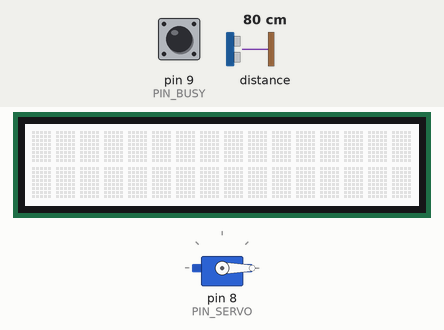
Recording of a sketch running on a simulated Arduino Uno, built with avr-gcc and run on an emulated ATmega328P. Parts: 16×2 character LCD, servo. Inputs (shaded band) come from the test bench; at power-on: distance to the obstacle 80 cm, pin 9 (PIN_BUSY) HIGH. What the sketch prints to the serial monitor is not drawn.

Above: at 1.2 s.
1.3 s: distance to the obstacle set to 105 cm
2.8 s: distance to the obstacle set to 112 cm
At 3.5 s:
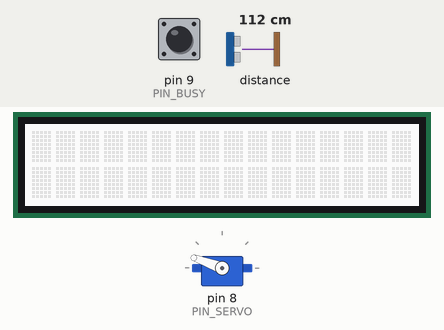
4.4 s: distance to the obstacle set to 2 cm
At 5.8 s:
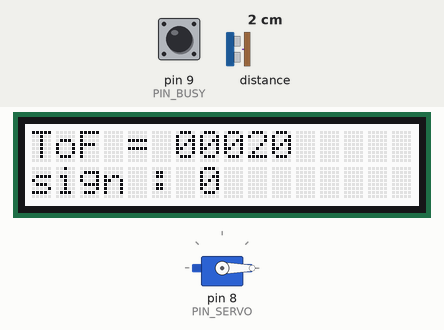
6.2 s: pin 9 (PIN_BUSY) pulsed LOW 2 times (0.12 s each, 0.3 s apart)
9.8 s: pin 9 (PIN_BUSY) pulsed LOW 5 times (0.12 s each, 0.3 s apart)
14.3 s: distance to the obstacle set to 120 cm
At 15.3 s:
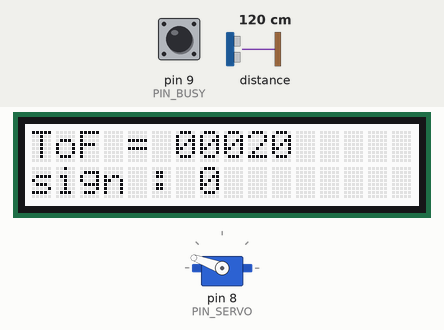
Timing chart, 0 to 17.0 s (numbered marks = the images above; inputs shaded):
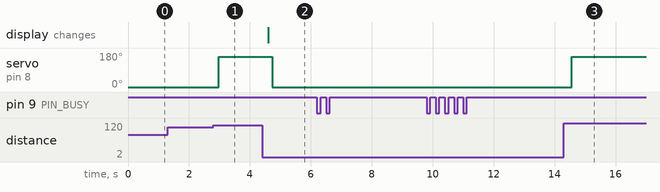

Measured:
- the behaviour switches between 109 and 110 cm on distance to the obstacle (found by bisection; images 0 and 1)
- after the input at 1.3 s, every drawn part: stays the same
- after the input at 2.8 s, servo on pin 8 (PIN_SERVO): 0° → 160° after 0.18 s
- after the input at 4.4 s, servo on pin 8 (PIN_SERVO): 160° → 0° after 0.34 s; the display: changes after 0.21 s (image 2)
- after the input at 6.2 s, every drawn part: stays the same
- after the input at 9.8 s, every drawn part: stays the same
- after the input at 14.3 s, servo on pin 8 (PIN_SERVO): 0° → 160° after 0.26 s

The sketch:

main.ino
```cpp
#include <SPI.h>
#include <Servo.h>
#include <Wire.h>
#include <VL53L1X.h>
#include <MsTimer2.h>
#include "rgb_lcd.h"

#define PIN_SPI_MOSI 11
#define PIN_SPI_MISO 12
#define PIN_SPI_SCK 13
#define PIN_SPI_SS 10
#define PIN_BUSY 9
#define PIN_SERVO 8

float hand_pos;
float hand_pos_con;
float head_pos;
float th = 17;
const float width = 1100;
unsigned int sensor_val;
unsigned int loop_cnt = 0;

VL53L1X sensor;
rgb_lcd lcd;
Servo myservo;

void setup()
{
  Serial.begin(9600);

  pinMode(PIN_SPI_MOSI, OUTPUT);
  pinMode(PIN_SPI_MISO, INPUT);
  pinMode(PIN_SPI_SCK, OUTPUT);
  pinMode(PIN_SPI_SS, OUTPUT);
  pinMode(PIN_BUSY, INPUT);
  pinMode(PIN_SERVO, OUTPUT);

  SPI.begin();
  SPI.setDataMode(SPI_MODE3);
  SPI.setBitOrder(MSBFIRST);
  digitalWrite(PIN_SPI_SS, HIGH);

  Wire.begin();
  Wire.setClock(400000);

  MsTimer2::set(50, flash);
  MsTimer2::start();

  sensor.setTimeout(10000);
  if (!sensor.init()) {
    Serial.println("Failed");
    while (1);
  }
  sensor.setDistanceMode(VL53L1X::Long);
  sensor.setMeasurementTimingBudget(50000);
  sensor.startContinuous(50);

  lcd.begin(16, 2);
  lcd.clear();

  myservo.attach(PIN_SERVO);
  myservo.write(0);

  L6470_resetdevice();
  L6470_setup();
}

void loop()
{
  //get loop count
  GetLoopCount();

  //get sensor value
  GetSensorValue();

  //get hand position
  GetHandPosition();

  //send Serial sign
  SendSignal();

  //control motors and judge in or out
  ControlMotors();

  //show the parm on display
  LcdShow();

  //judge get timeout
  TimeOut();

  Serial.println();
}


void GetLoopCount() {
  Serial.print(loop_cnt);
  Serial.print(":");

  loop_cnt++;
}


void GetSensorValue() {
  sensor_val = sensor.read();

  Serial.print("sensor_val = ");
  Serial.print(sensor_val);
  Serial.print(":");
}


void GetHandPosition() {
  if (InOut() == true) {
    hand_pos = sensor.read();
  }
  else {
    hand_pos = head_pos;
  }

  Serial.print("hand_pos = ");
  Serial.print(hand_pos);
  Serial.print(":");
}


boolean InOut() {
  if (sensor_val < width) {
    return true;
  }
  else {
    return false;
  }
}


boolean TimeOut() {
  if (sensor.timeoutOccurred()) {
    Serial.println("TIMEOUT");
    return true;
  }
  else {
    return false;
  }
}
```

control.ino
```cpp
void ControlMotors() {
  while (InOut() == true) {
    GetSensorValue();
    GetHandPosition();
    hand_pos_con = hand_pos * th * -1;
    head_pos = hand_pos;
    L6470_goto(hand_pos_con);
    PushServo();
    delay(100);
  }

  while (InOut() == false) {
    GetSensorValue();
    GetHandPosition();
    L6470_hardstop();
    PullServo();
    delay(100);
  }
}
```

servo.ino
```cpp
void PushServo() {
  myservo.write(0); //push
}

void MiddlePushServo() {
  myservo.write(90);
}

void PullServo() {
  myservo.write(160); //pull
}
```

signal.ino
```cpp
int SendSignal() {
  char sign;
  if (Serial.available() > 0) {
    sign = Serial.read();
    if (sign == 'e') {
      while (1) {};
      return 1;
    }
    else if (sign == 'h') {
      L6470_gohome();
      exit(0);
      return 2;
    }
    else if (sign == 'r') {
      L6470_resetpos();
      L6470_resetdevice();
      return 3;
    }
    else if (sign == 's') {
      L6470_hardhiz();
      return 4;
    }
    else {
      return 0;
    }
  }
}

/*
   e : stop program (into infinity loop)
   h : go to home position
   r : reset motor axis and device
   s : emergence stop motor
*/
```

stepping.ino
```cpp
void L6470_setup() {
  L6470_setparam_acc(0x40);
  L6470_setparam_dec(0x40);
  L6470_setparam_maxspeed(0x40);
  L6470_setparam_minspeed(0x01);
  L6470_setparam_fsspd(0x3ff);
  L6470_setparam_kvalhold(0x50);
  L6470_setparam_kvalrun(0x50);
  L6470_setparam_kvalacc(0x50);
  L6470_setparam_kvaldec(0x50);
  L6470_setparam_stepmood(0x03);
}


void flash() {
  Serial.print("abs = ");
  Serial.print( L6470_getparam_abspos());
  Serial.print(":");
  Serial.print("spd = ");
  Serial.print( L6470_getparam_speed());
  Serial.println();
}


void L6470_setparam_abspos(long val) {
  L6470_transfer(0x01, 3, val);
}


void L6470_setparam_elpos(long val) {
  L6470_transfer(0x02, 2, val);
}


void L6470_setparam_mark(long val)
{
  L6470_transfer(0x03, 3, val);
}


void L6470_setparam_acc(long val) {
  L6470_transfer(0x05, 2, val);
}


void L6470_setparam_dec(long val) {
  L6470_transfer(0x06, 2, val);
}


void L6470_setparam_maxspeed(long val) {
  L6470_transfer(0x07, 2, val);
}


void L6470_setparam_minspeed(long val) {
  L6470_transfer(0x08, 2, val);
}


void L6470_setparam_fsspd(long val) {
  L6470_transfer(0x15, 2, val);
}


void L6470_setparam_kvalhold(long val) {
  L6470_transfer(0x09, 1, val);
}


void L6470_setparam_kvalrun(long val) {
  L6470_transfer(0x0a, 1, val);
}


void L6470_setparam_kvalacc(long val) {
  L6470_transfer(0x0b, 1, val);
}


void L6470_setparam_kvaldec(long val) {
  L6470_transfer(0x0c, 1, val);
}


void L6470_setparam_intspd(long val) {
  L6470_transfer(0x0d, 2, val);
}


void L6470_setparam_stslp(long val) {
  L6470_transfer(0x0e, 1, val);
}


void L6470_setparam_fnslpacc(long val) {
  L6470_transfer(0x0f, 1, val);
}


void L6470_setparam_fnslpdec(long val) {
  L6470_transfer(0x10, 1, val);
}


void L6470_setparam_ktherm(long val) {
  L6470_transfer(0x11, 1, val);
}


void L6470_setparam_ocdth(long val) {
  L6470_transfer(0x13, 1, val);
}


void L6470_setparam_stallth(long val) {
  L6470_transfer(0x14, 1, val);
}


void L6470_setparam_stepmood(long val)
{
  L6470_transfer(0x16, 1, val);
}


void L6470_setparam_alareen(long val) {
  L6470_transfer(0x17, 1, val);
}


void L6470_setparam_config(long val) {
  L6470_transfer(0x18, 2, val);
}

long L6470_getparam_abspos() {
  return L6470_getparam(0x01, 3);
}


long L6470_getparam_elpos() {
  return L6470_getparam(0x02, 2);
}


long L6470_getparam_mark() {
  return L6470_getparam(0x03, 3);
}


long L6470_getparam_speed() {
  return L6470_getparam(0x04, 3);
}


long L6470_getparam_acc() {
  return L6470_getparam(0x05, 2);
}


long L6470_getparam_dec() {
  return L6470_getparam(0x06, 2);
}


long L6470_getparam_maxspeed() {
  return L6470_getparam(0x07, 2);
}


long L6470_getparam_minspeed() {
  return L6470_getparam(0x08, 2);
}


long L6470_getparam_fsspd() {
  return L6470_getparam(0x15, 2);
}


long L6470_getparam_kvalhold() {
  return L6470_getparam(0x09, 1);
}


long L6470_getparam_kvalrun() {
  return L6470_getparam(0x0a, 1);
}


long L6470_getparam_kvalacc() {
  return L6470_getparam(0x0b, 1);
}


long L6470_getparam_kvaldec() {
  return L6470_getparam(0x0c, 1);
}


long L6470_getparam_intspd() {
  return L6470_getparam(0x0d, 2);
}


long L6470_getparam_stslp() {
  return L6470_getparam(0x0e, 1);
}


long L6470_getparam_fnslpacc() {
  return L6470_getparam(0x0f, 1);
}


long L6470_getparam_fnslpdec() {
  return L6470_getparam(0x10, 1);
}


long L6470_getparam_ktherm() {
  return L6470_getparam(0x11, 1);
}


long L6470_getparam_adcout() {
  return L6470_getparam(0x12, 1);
}


long L6470_getparam_ocdth() {
  return L6470_getparam(0x13, 1);
}


long L6470_getparam_stallth() {
  return L6470_getparam(0x14, 1);
}


long L6470_getparam_stepmood() {
  return L6470_getparam(0x16, 1);
}


long L6470_getparam_alareen() {
  return L6470_getparam(0x17, 1);
}


long L6470_getparam_config() {
  return L6470_getparam(0x18, 2);
}


long L6470_getparam_status() {
  return L6470_getparam(0x19, 2);
}


void L6470_run(int dia, long spd) {
  if (dia == 1)
    L6470_transfer(0x51, 3, spd);
  else
    L6470_transfer(0x50, 3, spd);
}


void L6470_stepclock(int dia) {
  if (dia == 1)
    L6470_transfer(0x59, 0, 0);
  else
    L6470_transfer(0x58, 0, 0);
}


void L6470_move(int dia, long n_step) {
  if (dia == 1)
    L6470_transfer(0x41, 3, n_step);
  else
    L6470_transfer(0x40, 3, n_step);
}
void L6470_goto(long pos) {
  L6470_transfer(0x60, 3, pos);
}


void L6470_gotodia(int dia, int pos) {
  if (dia == 1)
    L6470_transfer(0x69, 3, pos);
  else
    L6470_transfer(0x68, 3, pos);
}


void L6470_gountil(int act, int dia, long spd) {
  if (act == 1)
    if (dia == 1)
      L6470_transfer(0x8b, 3, spd);
    else
      L6470_transfer(0x8a, 3, spd);
  else if (dia == 1)
    L6470_transfer(0x83, 3, spd);
  else
    L6470_transfer(0x82, 3, spd);
}


void L6470_relesesw(int act, int dia) {
  if (act == 1)
    if (dia == 1)
      L6470_transfer(0x9b, 0, 0);
    else
      L6470_transfer(0x9a, 0, 0);
  else if (dia == 1)
    L6470_transfer(0x93, 0, 0);
  else
    L6470_transfer(0x92, 0, 0);
}


void L6470_gohome() {
  L6470_transfer(0x70, 0, 0);
}


void L6470_gomark() {
  L6470_transfer(0x78, 0, 0);
}


void L6470_resetpos() {
  L6470_transfer(0xd8, 0, 0);
}


void L6470_resetdevice() {
  L6470_send_u(0x00);
  L6470_send_u(0x00);
  L6470_send_u(0x00);
  L6470_send_u(0x00);
  L6470_send_u(0xc0);
}


void L6470_softstop() {
  L6470_transfer(0xb0, 0, 0);
}


void L6470_hardstop() {
  L6470_transfer(0xb8, 0, 0);
}


void L6470_softhiz() {
  L6470_transfer(0xa0, 0, 0);
}


void L6470_hardhiz() {
  L6470_transfer(0xa8, 0, 0);
}


long L6470_getstatus() {
  long val = 0;
  L6470_send_u(0xd0);
  for (int i = 0; i <= 1; i++) {
    val = val << 8;
    digitalWrite(PIN_SPI_SS, LOW);
    val = val | SPI.transfer(0x00);
    digitalWrite(PIN_SPI_SS, HIGH);
  }
  return val;
}


void L6470_transfer(int add, int bytes, long val) {
  int data[3];
  L6470_send(add);
  for (int i = 0; i <= bytes - 1; i++) {
    data[i] = val & 0xff;
    val = val >> 8;
  }
  if (bytes == 3) {
    L6470_send(data[2]);
  }
  if (bytes >= 2) {
    L6470_send(data[1]);
  }
  if (bytes >= 1) {
    L6470_send(data[0]);
  }
}


void L6470_send(unsigned char add_or_val) {
  while (!digitalRead(PIN_BUSY)) {
  }
  digitalWrite(PIN_SPI_SS, LOW);
  SPI.transfer(add_or_val);
  digitalWrite(PIN_SPI_SS, HIGH);
}


void L6470_send_u(unsigned char add_or_val) {
  digitalWrite(PIN_SPI_SS, LOW);
  SPI.transfer(add_or_val);
  digitalWrite(PIN_SPI_SS, HIGH);
}


void L6470_busydelay(long time) {
  while (!digitalRead(PIN_BUSY)) {
  }
  delay(time);
}


long L6470_getparam(int add, int bytes) {
  long val = 0;
  int send_add = add | 0x20;
  L6470_send_u(send_add);
  for (int i = 0; i <= bytes - 1; i++) {
    val = val << 8;
    digitalWrite(PIN_SPI_SS, LOW);
    val = val | SPI.transfer(0x00);
    digitalWrite(PIN_SPI_SS, HIGH);
  }
  return val;
}

/*
  L6470 comands
  ---------------------------
  dia    1 : order / 0 : reverse
  spd    (20bit)(0.015*spd[step/s])
  pos    (22bit)
  n_step (22bit)
  act    1 : mark / 0 : reset
  mssec
  val
  ---------------------------
  L6470_run(dia,spd);
  L6470_stepclock(dia);
  L6470_move(dia,n_step);
  L6470_goto(pos);
  L6470_gotodia(dia,pos);
  L6470_gountil(act,dia,spd);
  L6470_relesesw(act,dia);
  L6470_gohome();
  L6470_gomark();
  L6470_resetpos();
  L6470_resetdevice();
  L6470_softstop();
  L6470_hardstop();
  L6470_softhiz();
  L6470_hardhiz();
  L6470_getstatus();
*/
```

lcd.ino
```cpp
void LcdShow() {
  lcd.setCursor(0, 0);//00
  lcd.print("ToF = ");
  if (hand_pos < 10000 && hand_pos >= 1000) {
    lcd.print("0");
  }
  else if (hand_pos < 1000 && hand_pos >= 100) {
    lcd.print("00");
  }
  else if (hand_pos < 100 && hand_pos >= 10) {
    lcd.print("000");
  }
  else if (hand_pos < 10 && hand_pos >= 0) {
    lcd.print("0000");
  }
  else {
    lcd.print("00000");
  }
  lcd.print(sensor_val);

  lcd.setCursor(0, 1);//01
  lcd.print("sign : ");
  lcd.print(SendSignal());
}
```
